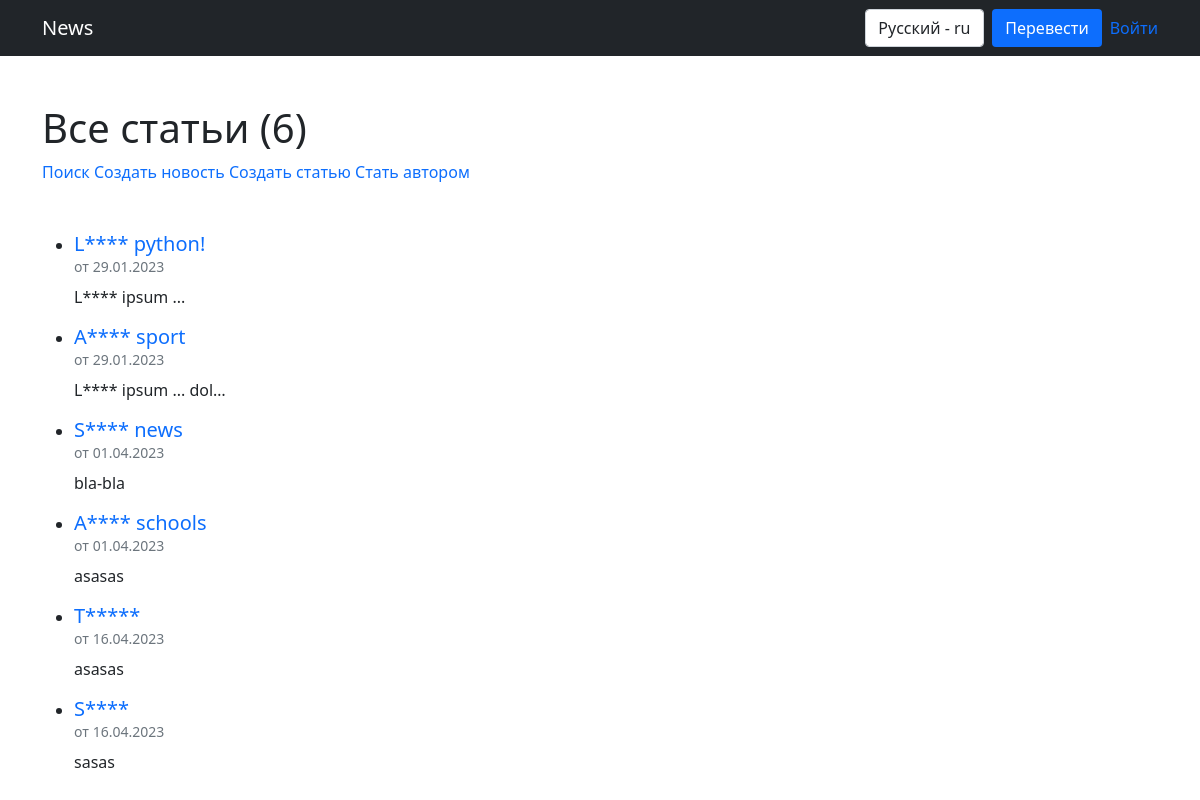
The page /news/ on the database as committed earlier.
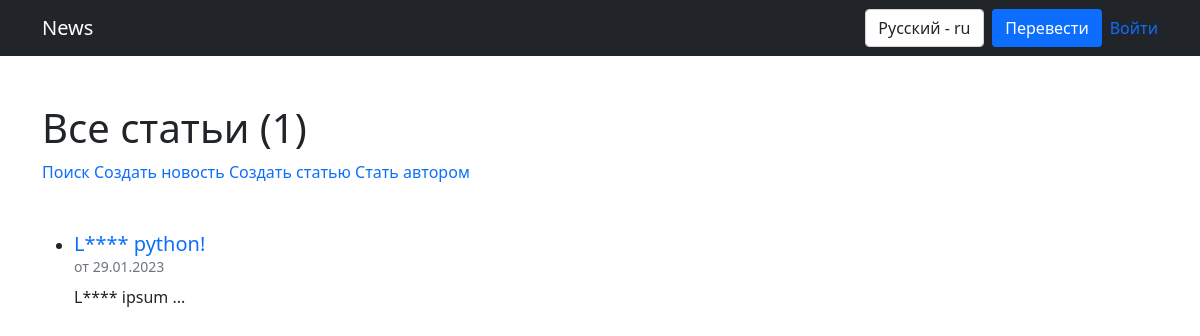
The same page on the database as committed later.
### news/models.py (models this page shows, shortened)
class Post(models.Model):
    ARTICLE = 'AR'
    NEWS = 'NE'
    TYPE_CHOICES = [
        (ARTICLE, 'Статья'),
        (NEWS, 'Новость')
    ]
    type = models.CharField(
        max_length=2,
        choices=TYPE_CHOICES,
        default=ARTICLE
    )
    author = models.ForeignKey(Author, models.CASCADE, related_name='posts')
    categories = models.ManyToManyField('Category', through='PostCategory', related_name='posts')
    title = models.CharField(max_length=150)
    content = models.TextField()
    rating = models.IntegerField(default=0)
    dt_created = models.DateTimeField(auto_now_add=True)

### news/views.py (the view)
# urls.py: path('', PostsList.as_view(), name='post_list'),
class PostsList(ListView):
    queryset = Post.objects.order_by('dt_created')
    template_name = 'posts.html'
    context_object_name = 'posts'
    paginate_by = 10
    def get_queryset(self):
        queryset = super().get_queryset()
        self.filterset = PostFilter(self.request.GET, queryset)
        return self.filterset.qs
    def get_context_data(self, **kwargs):
        context = super().get_context_data(**kwargs)
        context['filterset'] = self.filterset
        context['is_not_author'] = not self.request.user.groups.filter(name='author').exists()
        return context

### news/templatetags/censor.py (called while the page is built)
@register.filter()
def censor(value: str) -> str:
    if not isinstance(value, str):
        raise TypeError('Значение должно быть строкой.')
    temp = []
    parts = value.split()
    for part in parts:
        if part.istitle():
            temp.append(f'{part[0]}{"*" * len(part[1:])}')
        else:
            temp.append(part)
    return ' '.join(temp)

### templates/posts.html (shortened to what this page needs)
{% extends 'flatpages/default.html' %}
{% load censor %}
{% load custom_tags %}
{% load i18n %}
{% block content %}
<h1 class="mt-5 mb-2">{% trans 'Все статьи' %} ({{ page_obj.paginator.count }})</h1>
<div class="mb-5">
    <a href="/news/search/" class="text-decoration-none">{% trans 'Поиск' %}</a>
    <a href="/news/create/" class="text-decoration-none">{% trans 'Создать новость' %}</a>
    <a href="/article/create/" class="text-decoration-none">{% trans 'Создать статью' %}</a>
    {% if is_not_author %}
        <a href="/news/upgrade/" class="text-decoration-none">{% trans 'Стать автором' %}</a>
    {% endif %}
</div>
{% if posts %}
    {% for post in posts %}
        <ul>
            <li>
                <div class="mb-0 h5">
                    <a href="/news/{{ post.id }}" class="text-decoration-none">{{ post.title|censor }}</a>
                </div>
                <div class="text-secondary" style="font-size: .875rem;">от {{ post.dt_created|date:'d.m.Y' }}</div>
                <div class="mt-2">{{ post.content|truncatechars:20|censor }}</div>
            </li>
        </ul>
    {% endfor %}
{% else %}
    <div>{% trans 'Статьи отсутствуют' %}!</div>
{% endif %}
{% endblock content %}

Rows that differ between the two databases and show on the page:
removed Post: title|censor "A**** sport", dt_created "29.01.2023", content|censor "L**** ipsum ... dol…"
removed Post: title|censor "S**** news", dt_created "01.04.2023", content|censor "bla-bla"
removed Post: title|censor "A**** schools", dt_created "01.04.2023", content|censor "asasas"
removed Post: title|censor "T*****", dt_created "16.04.2023", content|censor "asasas"
removed Post: title|censor "S****", dt_created "16.04.2023", content|censor "sasas"
Other text that changed with them:
{{ page_obj.paginator.count }}: "6" → "1"
